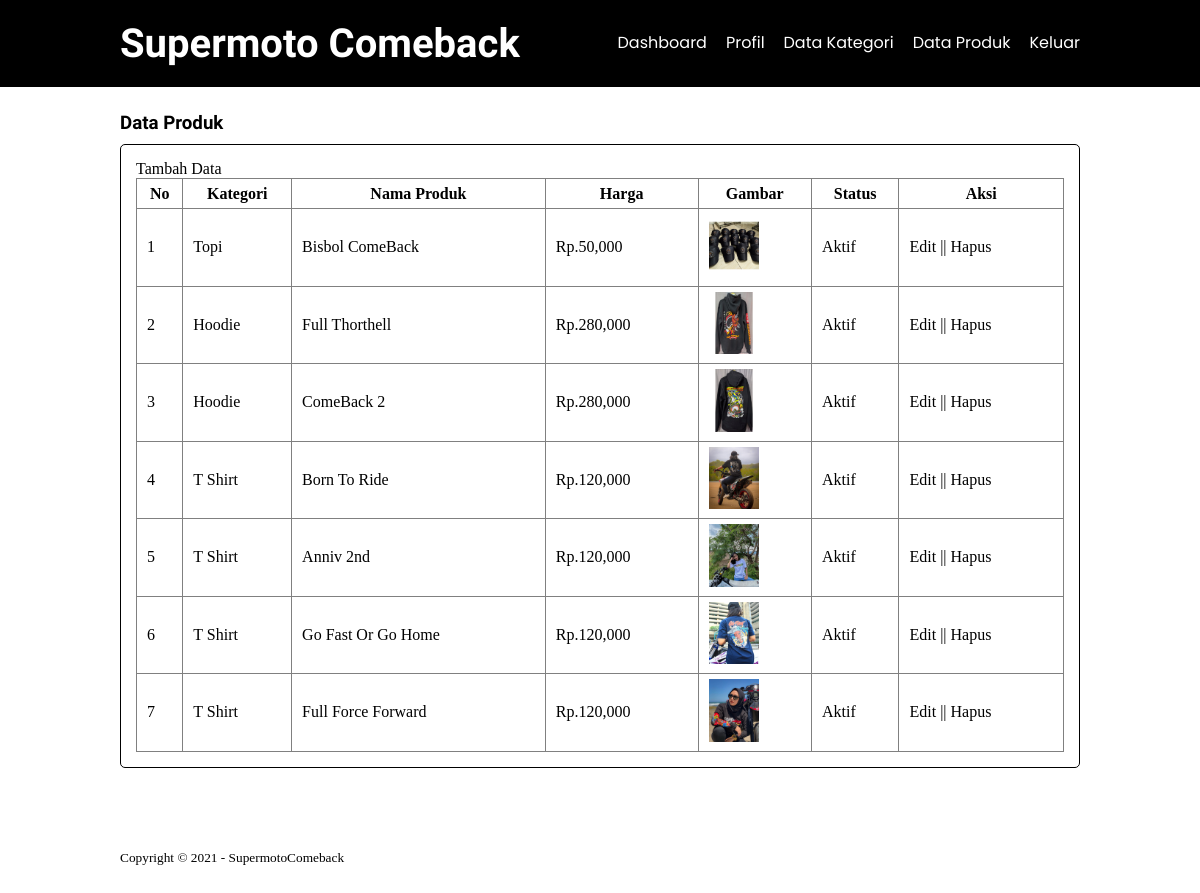
Screenshot of /SumoComeback/data-produk.php (signed in) with the database file from the repository.
### tables this page shows
CREATE TABLE `tb_product` (
  `product_id` int(11) NOT NULL,
  `category_id` int(11) NOT NULL,
  `product_name` varchar(100) NOT NULL,
  `product_price` int(11) NOT NULL,
  `product_description` text NOT NULL,
  `product_image` varchar(100) NOT NULL,
  `product_status` tinyint(1) NOT NULL,
  `data_created` timestamp NOT NULL DEFAULT current_timestamp()
);

CREATE TABLE `tb_category` (
  `category_id` int(11) NOT NULL,
  `category_name` varchar(25) NOT NULL
);

### SumoComeback/data-produk.php (the view, shortened to what this page needs)
<?php
include 'db.php';
?>
<!DOCTYPE html>
<html lang="en">
<head>
   <link rel="stylesheet" href="css/style.css">
   <link rel="stylesheet" href="https://cdnjs.cloudflare.com/ajax/libs/font-awesome/6.0.0-beta3/css/all.min.css" />
</head>
<body>
   <header>
      <div class="container">
         <h1><a href="dashboard.php">Supermoto Comeback</a></h1>
         <ul>
            <li><a href="dashboard.php">Dashboard</a></li>
            <li><a href="profil.php">Profil</a></li>
            <li><a href="data-kategori.php">Data Kategori</a></li>
            <li><a href="data-produk.php">Data Produk</a></li>
            <li><a href="keluar.php">Keluar</a></li>
         </ul>
      </div>
   </header>
   <div class="section">
      <div class="container">
         <h3>Data Produk</h3>
         <div class="box">
            <p><a href="tambah-produk.php">Tambah Data</a></p>
            <table border="1" cellspacing="0" class="table">
               <thead>
                  <tr>
                     <th>No</th>
                     <th>Kategori</th>
                     <th>Nama Produk</th>
                     <th>Harga</th>
                     <th>Gambar</th>
                     <th>Status</th>
                     <th>Aksi</th>
                  </tr>
               </thead>
               <tbody>
                  <?php
                  $no = 1;
                  $produk = mysqli_query($conn, "SELECT * FROM tb_product LEFT JOIN tb_category USING (category_id) ORDER BY product_id DESC");
                  if (mysqli_num_rows($produk) > 0) {
                     while ($row = mysqli_fetch_array($produk)) {
                  ?>
                        <tr>
                           <td><?php echo $no++ ?></td>
                           <td><?php echo $row['category_name'] ?></td>
                           <td><?php echo $row['product_name'] ?></td>
                           <td>Rp.<?php echo number_format($row['product_price']) ?></td>
                           <td><a href="produk/<?php echo $row['product_image'] ?>" target="_blank"><img src="produk/<?php echo $row['product_image'] ?>" width="50px"></a></td>
                           <td><?php echo ($row['product_status'] == 0) ? 'Tidak Aktif' : 'Aktif' ?></td>
                           <td>
                              <a href="edit-produk.php?id=<?php echo $row['product_id'] ?>">Edit</a> || <a href="hapus-kategori.php?idp=<?php echo $row['product_id'] ?>" onclick="return confirm('Yakin ingin menghapus ?')">Hapus</a>
                           </td>
                        </tr>
                     <?php }
                  } else { ?>
                     <tr>
                        <td colspan="7">Tidak ada data</td>
                     </tr>
                  <?php } ?>
               </tbody>
            </table>
         </div>
      </div>
   </div>
   <footer>
      <div class="container">
         <small>Copyright &copy; 2021 - SupermotoComeback</small>
      </div>
   </footer>
</body>
</html>

### SumoComeback/css/style.css (style rules this page uses)
* { margin: 0; padding: 0; box-sizing: border-box; }
a { color: inherit; text-decoration: none; }
header { background-color: black; color: white; }
header h1 { float: left; padding: 20px 0; font-size: 40px; font-family: 'UnifrakturMaguntia', cursive; }
header ul { float: right; }
header ul li { display: inline-block; font-family: 'Poppins', sans-serif; }
header ul li a { padding: 30px 0 30px 15px; display: inline-block; }
footer { padding: 30px 0; }
.container { width: 80%; margin: 0 auto; }
.container::after { content: ''; display: block; clear: both; }
.section { padding: 25px 0; }
.section h3 { font-family: 'UnifrakturMaguntia', cursive; }
.box { border: 1px solid black; border-radius: 5px; padding: 15px; margin: 10px 0 25px 0; }
.box:after { content: ''; display: block; clear: both; }
.table { width: 100%; border-collapse: collapse; }
.table tr { height: 30px; }
.table tr td { padding: 5px 10px; }

### rows the page displays
tb_product: category.category_name "Topi", product_name "Bisbol ComeBack", product_price "50,000", product_image (picture), product_status "Aktif"
tb_product: category.category_name "Hoodie", product_name "Full Thorthell", product_price "280,000", product_image (picture), product_status "Aktif"
tb_product: category.category_name "Hoodie", product_name "ComeBack 2", product_price "280,000", product_image (picture), product_status "Aktif"
tb_product: category.category_name "T Shirt", product_name "Born To Ride", product_price "120,000", product_image (picture), product_status "Aktif"
tb_product: category.category_name "T Shirt", product_name "Anniv 2nd", product_price "120,000", product_image (picture), product_status "Aktif"
tb_product: category.category_name "T Shirt", product_name "Go Fast Or Go Home", product_price "120,000", product_image (picture), product_status "Aktif"
tb_product: category.category_name "T Shirt", product_name "Full Force Forward", product_price "120,000", product_image (picture), product_status "Aktif"
